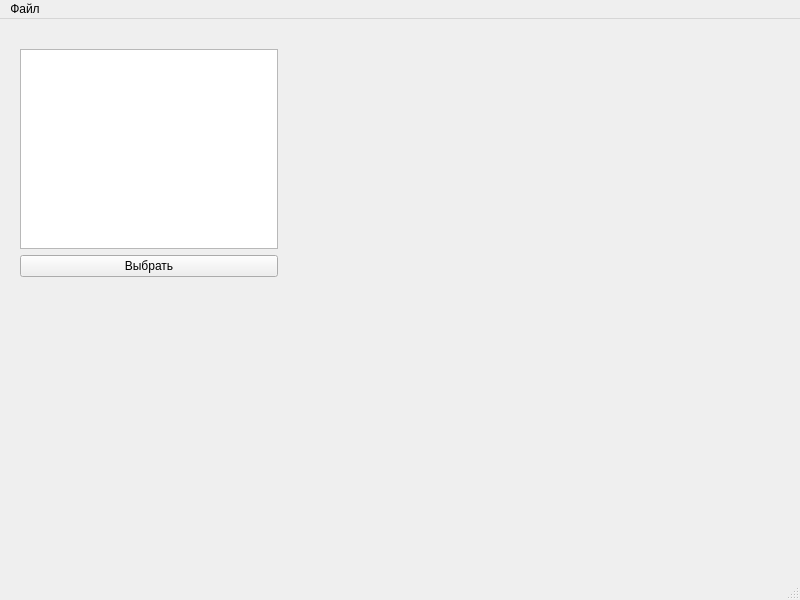
<?xml version="1.0" encoding="UTF-8"?>
<ui version="4.0">
 <class>MainWindow</class>
 <widget class="QMainWindow" name="MainWindow">
  <property name="geometry">
   <rect>
    <x>0</x>
    <y>0</y>
    <width>800</width>
    <height>600</height>
   </rect>
  </property>
  <property name="windowTitle">
   <string>MainWindow</string>
  </property>
  <widget class="QWidget" name="centralwidget">
   <widget class="QWidget" name="">
    <property name="geometry">
     <rect>
      <x>20</x>
      <y>30</y>
      <width>258</width>
      <height>228</height>
     </rect>
    </property>
    <layout class="QVBoxLayout" name="verticalLayout">
     <item>
      <widget class="QListWidget" name="listWidget"/>
     </item>
     <item>
      <widget class="QPushButton" name="pushButton">
       <property name="text">
        <string>Выбрать</string>
       </property>
      </widget>
     </item>
    </layout>
   </widget>
  </widget>
  <widget class="QMenuBar" name="menubar">
   <property name="geometry">
    <rect>
     <x>0</x>
     <y>0</y>
     <width>800</width>
     <height>26</height>
    </rect>
   </property>
   <widget class="QMenu" name="menu">
    <property name="title">
     <string>Файл</string>
    </property>
    <addaction name="separator"/>
    <addaction name="action_2"/>
    <addaction name="action_3"/>
    <addaction name="action_4"/>
   </widget>
   <addaction name="menu"/>
  </widget>
  <widget class="QStatusBar" name="statusbar"/>
  <action name="action_2">
   <property name="icon">
    <iconset resource="resource.qrc">
     <normaloff>:/rec/img/1458264596_authorisation_lock_padlock_safe_password_privacy_security_icon-icons.com_55333 (3).png</normaloff>:/rec/img/1458264596_authorisation_lock_padlock_safe_password_privacy_security_icon-icons.com_55333 (3).png</iconset>
   </property>
   <property name="text">
    <string>Создайте новый</string>
   </property>
  </action>
  <action name="action_3">
   <property name="icon">
    <iconset resource="resource.qrc">
     <normaloff>:/rec/img/1458264596_authorisation_lock_padlock_safe_password_privacy_security_icon-icons.com_55333 (3).png</normaloff>:/rec/img/1458264596_authorisation_lock_padlock_safe_password_privacy_security_icon-icons.com_55333 (3).png</iconset>
   </property>
   <property name="text">
    <string>Открыть проект</string>
   </property>
  </action>
  <action name="action_4">
   <property name="icon">
    <iconset resource="resource.qrc">
     <normaloff>:/rec/img/Смешные Фото Кошек.jpg</normaloff>:/rec/img/Смешные Фото Кошек.jpg</iconset>
   </property>
   <property name="text">
    <string>Выйти из программы</string>
   </property>
  </action>
 </widget>
 <resources>
  <include location="resource.qrc"/>
 </resources>
 <connections/>
</ui>
